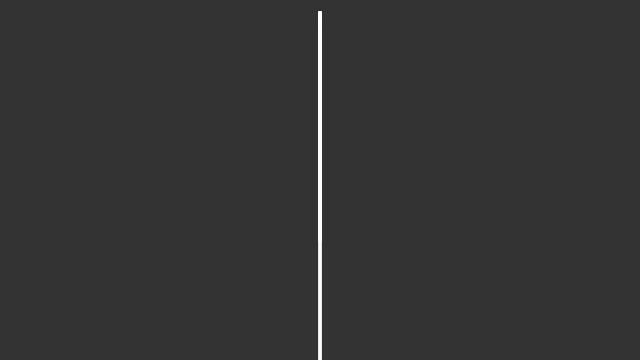
Frame 1 (no input)
Frame 60 (no input): identical to frame 1, image omitted
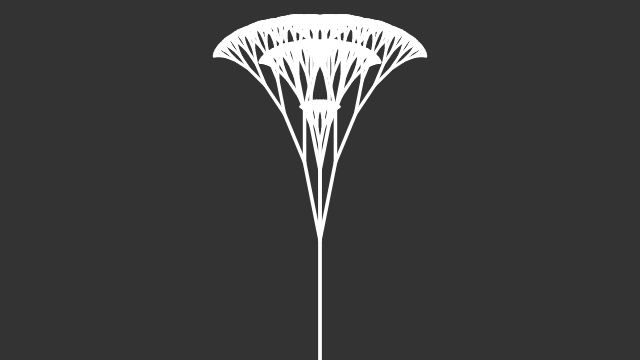
Frame 120 (the mouse pressed at the canvas centre since frame 60)

The p5.js sketch that drew these frames (run headless with seeded random() and noise() and a simulated clock; from frame 60 on, the mouse is pressed at the canvas centre):

// p5.js sketch
// ── sketch.js
// The Nature of Code
// Daniel Shiffman
// http://natureofcode.com

var angle;


function setup() {
    createCanvas(640, 360);
}

function draw() {
    background(51);
    // Let's pick an angle 0 to 90 degrees based on the mouse position
    angle = map(mouseX, 0, width, 0, PI / 8); //PI / 2

    
    // Start the tree from the bottom of the screen

    translate(width / 2 , height);
    stroke(255);

    //branch(random(50,120), random(1,5));
    branch(120, 3); // branch(120,1)
    
    branch(70,2);
    
    branch(25,3);
}

function branch(len, generation) {
    // Draw the branch
    strokeWeight(map(generation, 1, 25, 4, 1)); //1, 10, 4, 1
    line(0, 0, 0, -len);
 

    // Move to the end and shrink.
    translate(0, -len);
    len *= 0.66;
    
    generation++;
    
    if (len > 2) {
	push();
	rotate(angle);
	branch(len, generation);
	pop();

	// Repeat the same thing, only branch off to the "left" this time!
	push();
	rotate(-angle);
	branch(len, generation);
	pop();
    }
}
